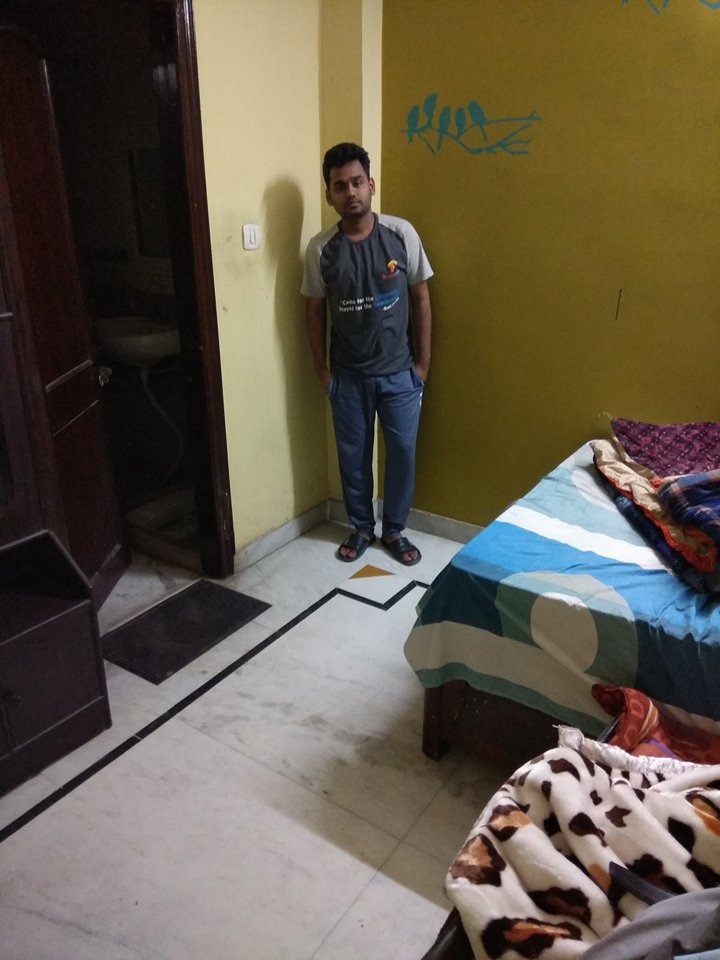
#> input picture pydetection/pic5.jpg, 720 x 960 px; its folder holds 4 pictures in this run
$ python hog.py
#> lines starting #> are read from the running program, lines starting #| are printed output that depends on the picture; after the words box and inside, x2 and y2 are one past the last pixel; in counts of white or black regions, pixels touching at a corner belong together
import numpy as np
from imutils.object_detection import non_max_suppression
from imutils import paths
import imutils
import cv2


def inside(r, q):
    rx, ry, rw, rh = r
    qx, qy, qw, qh = q
    return rx > qx and ry > qy and rx + rw < qx + qw and ry + rh < qy + qh


def draw_detections(img, rects, thickness = 1):
    for x, y, w, h in rects:
        # the HOG detector returns slightly larger rectangles than the real objects.
        # so we slightly shrink the rectangles to get a nicer output.
        pad_w, pad_h = int(0.15*w), int(0.05*h)
        cv2.rectangle(img, (x+pad_w, y+pad_h), (x+w-pad_w, y+h-pad_h), (0, 255, 0), thickness)


if __name__ == '__main__':

    hog = cv2.HOGDescriptor()
    hog.setSVMDetector( cv2.HOGDescriptor_getDefaultPeopleDetector() )
    for i in range(5,10):
        image=cv2.imread('pic'+str(i)+'.jpg')
#> image is the input picture: shape (960, 720, 3); mean B, G, R 74.9, 90.6, 99.6
        '''
        found,w=hog.detectMultiScale(frame, winStride=(8,8), padding=(32,32), scale=1.05)
        print(len(found),"\n##############################")
        draw_detections(frame,found)
        cv2.imshow('feed',frame)
        cv2.waitKey(10000)
        '''
        #image = imutils.resize(image, width=min(400, image.shape[1]))
        orig = image.copy()

        # detect people in the image
        #(rects, weights) = hog.detectMultiScale(image, winStride=(4, 4),
        #    padding=(8, 8), scale=1.05)

        (rects, weights) = hog.detectMultiScale(image, winStride=(4, 4),
            padding=(8, 8), scale=1.05)
#> rects = [[239, 115, 263, 526]]; weights = [1.05]

        # draw the original bounding boxes
        for (x, y, w, h) in rects:
            cv2.rectangle(orig, (x, y), (x + w, y + h), (0, 0, 255), 2)
#> this loop made 1 pass
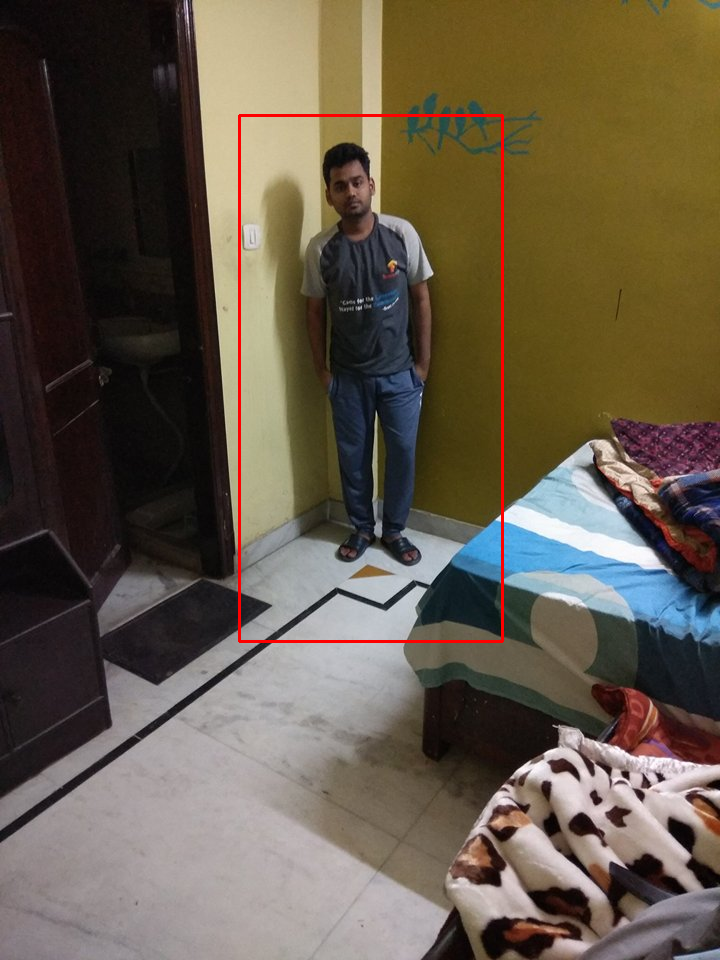
#> orig: shape (960, 720, 3); 0.68% of pixels changed, all inside (x1, y1, x2, y2) = (238, 114, 504, 643)

        # apply non-maxima suppression to the bounding boxes using a
        # fairly large overlap threshold to try to maintain overlapping
        # boxes that are still people
        rects = np.array([[x, y, x + w, y + h] for (x, y, w, h) in rects])
#> rects = [[239, 115, 502, 641]]
        pick = non_max_suppression(rects, probs=None, overlapThresh=0.65)
#> pick = [[239, 115, 502, 641]]

        # draw the final bounding boxes
        for (xA, yA, xB, yB) in pick:
            cv2.rectangle(image, (xA, yA), (xB, yB), (0, 255, 0), 2)
#> this loop made 1 pass
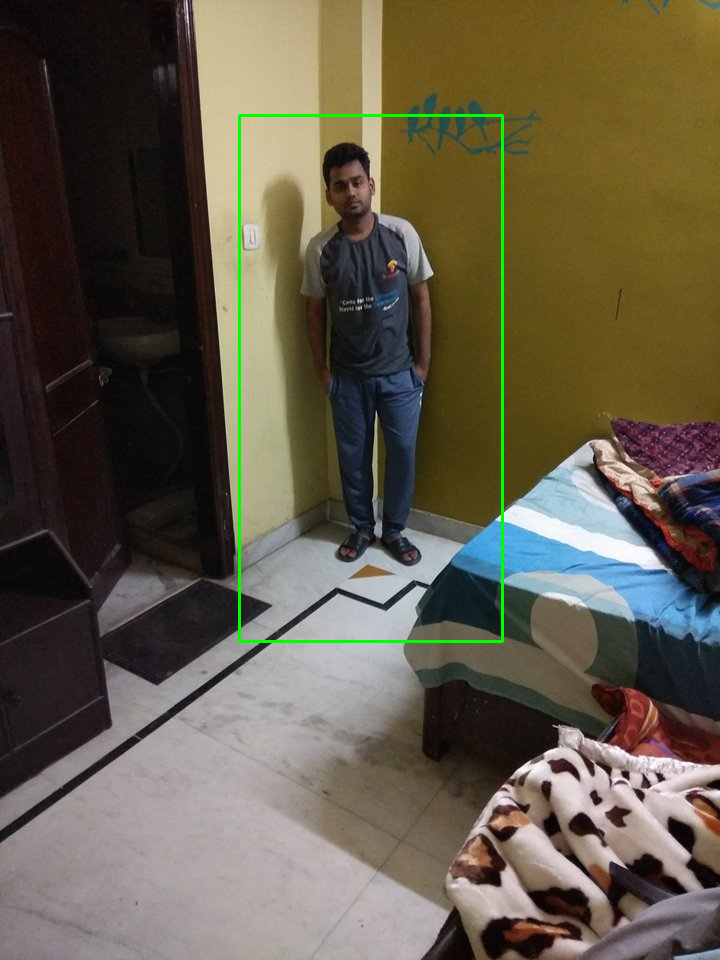
#> image: shape (960, 720, 3); 0.68% of pixels changed, all inside (x1, y1, x2, y2) = (238, 114, 504, 643)

        # show some information on the number of bounding boxes
        #filename = imagePath[imagePath.rfind("/") + 1:]
        #print("[INFO] {}: {} original boxes, {} after suppression".format(
        #    filename, len(rects), len(pick)))

        # show the output images
        #cv2.imshow("Before NMS", orig)
        #cv2.waitKey(10000)
        cv2.imshow("After NMS", image)
        cv2.waitKey(10000)
#> pass 2 of the loop `for i in range(5,10):`:
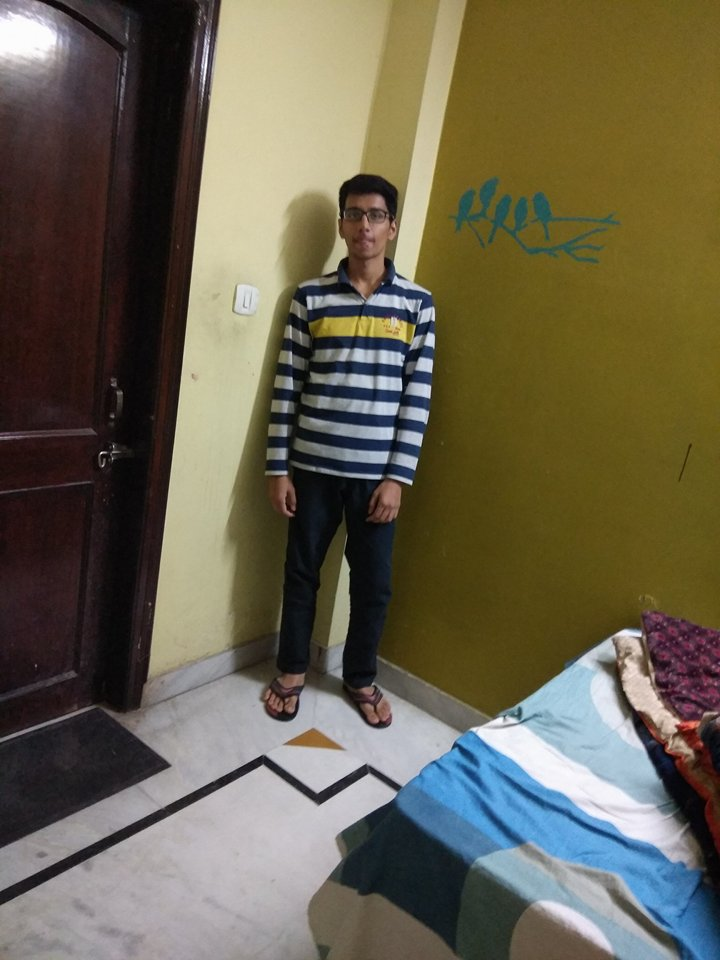
#> input picture pydetection/pic6.jpg, 720 x 960 px
#> image is the input picture: shape (960, 720, 3); mean B, G, R 78.4, 98.2, 104.7
#> `(rects, weights) = hog.detectMultiScale(image, winStride=(4, 4), paddi..`: rects = [[163, 108, 364, 728]]; weights = [0.468]
#> the loop `for (x, y, w, h) in rects:` made 1 pass
#> after the loop `for (x, y, w, h) in rects:`:
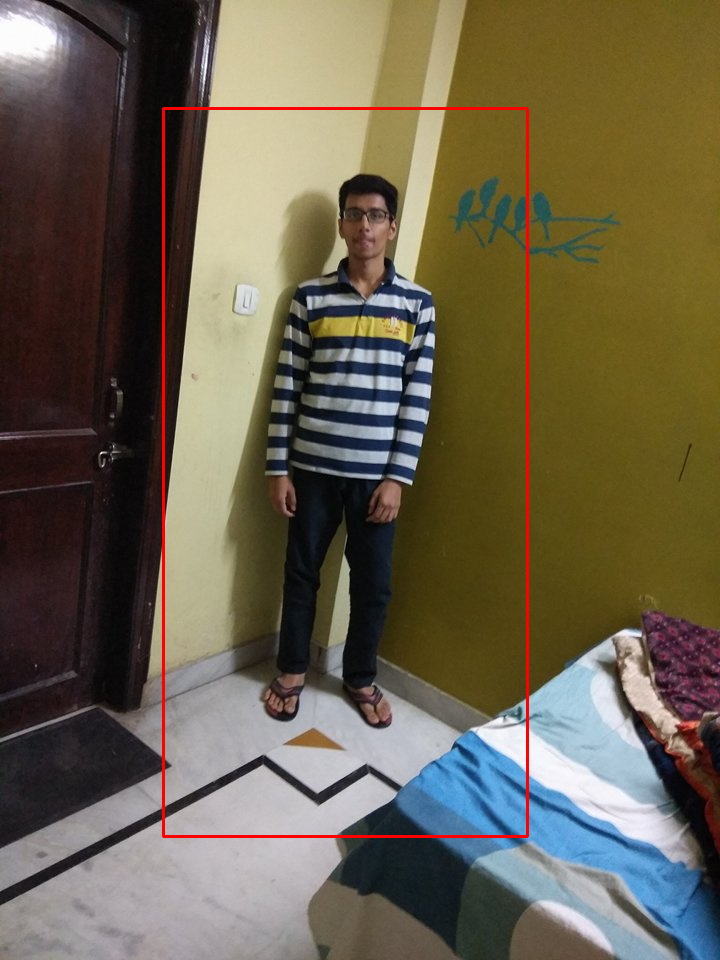
#> orig: shape (960, 720, 3); 0.95% of pixels changed, all inside (x1, y1, x2, y2) = (162, 107, 529, 838)
#> `rects = np.array([[x, y, x + w, y + h] for (x, y, w, h) in rects])`: rects = [[163, 108, 527, 836]]
#> the loop `for (xA, yA, xB, yB) in pick:` made 1 pass
#> after the loop `for (xA, yA, xB, yB) in pick:`:
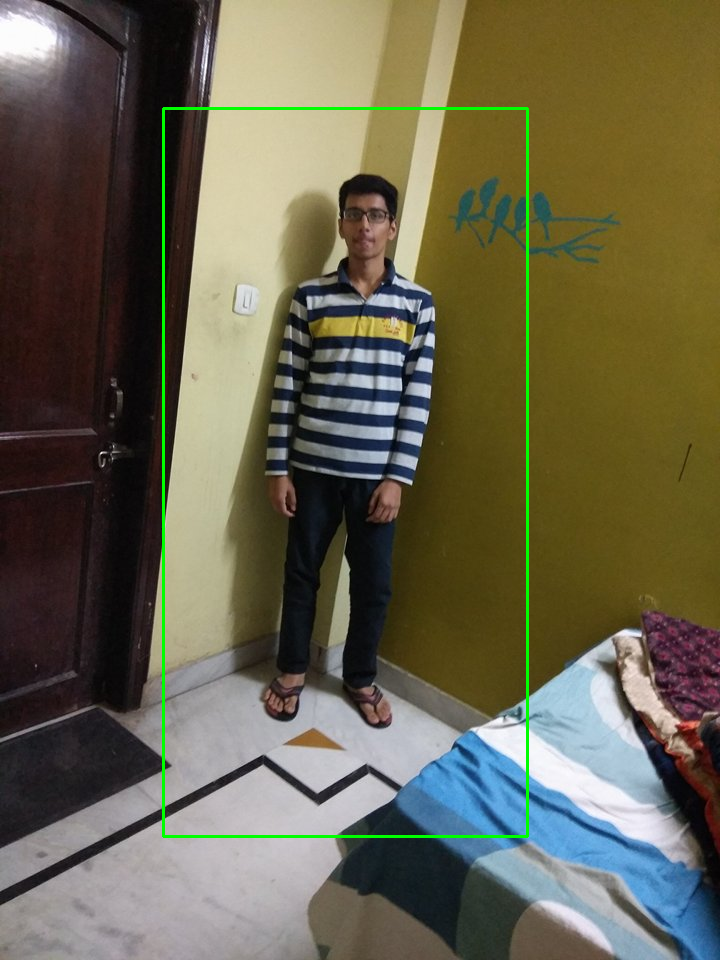
#> image: shape (960, 720, 3); 0.95% of pixels changed, all inside (x1, y1, x2, y2) = (162, 107, 529, 838)
#> (the run stopped early here; a loop or call above may not have finished)
